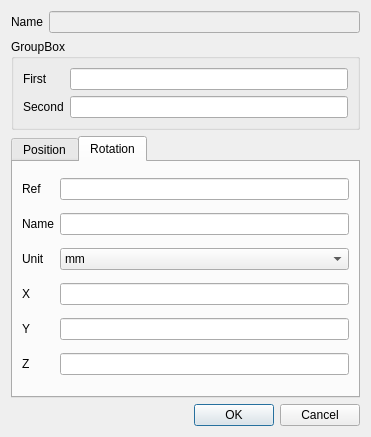
<?xml version="1.0" encoding="UTF-8"?>
<ui version="4.0">
 <class>DialogBoolean</class>
 <widget class="QDialog" name="DialogBoolean">
  <property name="geometry">
   <rect>
    <x>0</x>
    <y>0</y>
    <width>371</width>
    <height>437</height>
   </rect>
  </property>
  <property name="windowTitle">
   <string>Dialog</string>
  </property>
  <layout class="QGridLayout" name="gridLayout_2">
   <item row="0" column="0">
    <widget class="QLabel" name="label">
     <property name="text">
      <string>Name</string>
     </property>
    </widget>
   </item>
   <item row="0" column="1">
    <widget class="QLineEdit" name="Name">
     <property name="enabled">
      <bool>false</bool>
     </property>
    </widget>
   </item>
   <item row="1" column="0" colspan="2">
    <widget class="QGroupBox" name="groupBox">
     <property name="title">
      <string>GroupBox</string>
     </property>
     <layout class="QGridLayout" name="gridLayout">
      <item row="1" column="0">
       <widget class="QLabel" name="label_2">
        <property name="text">
         <string>First</string>
        </property>
       </widget>
      </item>
      <item row="2" column="1">
       <widget class="QLineEdit" name="Second"/>
      </item>
      <item row="1" column="1">
       <widget class="QLineEdit" name="First"/>
      </item>
      <item row="2" column="0">
       <widget class="QLabel" name="label_3">
        <property name="text">
         <string>Second</string>
        </property>
       </widget>
      </item>
     </layout>
    </widget>
   </item>
   <item row="3" column="1">
    <widget class="QDialogButtonBox" name="buttonBox">
     <property name="orientation">
      <enum>Qt::Horizontal</enum>
     </property>
     <property name="standardButtons">
      <set>QDialogButtonBox::Cancel|QDialogButtonBox::Ok</set>
     </property>
    </widget>
   </item>
   <item row="2" column="0" colspan="2">
    <widget class="QTabWidget" name="tabWidget">
     <property name="currentIndex">
      <number>1</number>
     </property>
     <widget class="QWidget" name="position">
      <attribute name="title">
       <string>Position</string>
      </attribute>
      <layout class="QGridLayout" name="gridLayout_3">
       <item row="0" column="0">
        <widget class="QLabel" name="label_4">
         <property name="text">
          <string>Ref</string>
         </property>
        </widget>
       </item>
       <item row="0" column="1">
        <widget class="QLineEdit" name="positionRef"/>
       </item>
       <item row="1" column="0">
        <widget class="QLabel" name="label_5">
         <property name="text">
          <string>Name</string>
         </property>
        </widget>
       </item>
       <item row="1" column="1">
        <widget class="QLineEdit" name="positionName"/>
       </item>
       <item row="2" column="0">
        <widget class="QLabel" name="label_6">
         <property name="text">
          <string>Unit</string>
         </property>
        </widget>
       </item>
       <item row="2" column="1">
        <widget class="QComboBox" name="positionUnit">
         <item>
          <property name="text">
           <string>mm</string>
          </property>
         </item>
         <item>
          <property name="text">
           <string>cm</string>
          </property>
         </item>
         <item>
          <property name="text">
           <string>dm</string>
          </property>
         </item>
         <item>
          <property name="text">
           <string>m</string>
          </property>
         </item>
        </widget>
       </item>
       <item row="3" column="0">
        <widget class="QLabel" name="label_7">
         <property name="text">
          <string>X</string>
         </property>
        </widget>
       </item>
       <item row="3" column="1">
        <widget class="QLineEdit" name="positionX"/>
       </item>
       <item row="4" column="0">
        <widget class="QLabel" name="label_8">
         <property name="text">
          <string>Y</string>
         </property>
        </widget>
       </item>
       <item row="4" column="1">
        <widget class="QLineEdit" name="positionY"/>
       </item>
       <item row="5" column="0">
        <widget class="QLabel" name="label_9">
         <property name="text">
          <string>Z</string>
         </property>
        </widget>
       </item>
       <item row="5" column="1">
        <widget class="QLineEdit" name="positionZ"/>
       </item>
      </layout>
     </widget>
     <widget class="QWidget" name="rotation">
      <attribute name="title">
       <string>Rotation</string>
      </attribute>
      <layout class="QGridLayout" name="gridLayout_5">
       <item row="0" column="0">
        <widget class="QLabel" name="label_21">
         <property name="text">
          <string>Ref</string>
         </property>
        </widget>
       </item>
       <item row="0" column="1">
        <widget class="QLineEdit" name="rotationRef"/>
       </item>
       <item row="1" column="0">
        <widget class="QLabel" name="label_18">
         <property name="text">
          <string>Name</string>
         </property>
        </widget>
       </item>
       <item row="1" column="1">
        <widget class="QLineEdit" name="rotationName"/>
       </item>
       <item row="2" column="0">
        <widget class="QLabel" name="label_19">
         <property name="text">
          <string>Unit</string>
         </property>
        </widget>
       </item>
       <item row="2" column="1">
        <widget class="QComboBox" name="rotationUnit">
         <item>
          <property name="text">
           <string>mm</string>
          </property>
         </item>
         <item>
          <property name="text">
           <string>cm</string>
          </property>
         </item>
         <item>
          <property name="text">
           <string>dm</string>
          </property>
         </item>
         <item>
          <property name="text">
           <string>m</string>
          </property>
         </item>
        </widget>
       </item>
       <item row="3" column="0">
        <widget class="QLabel" name="label_16">
         <property name="text">
          <string>X</string>
         </property>
        </widget>
       </item>
       <item row="3" column="1">
        <widget class="QLineEdit" name="rotationX"/>
       </item>
       <item row="4" column="0">
        <widget class="QLabel" name="label_17">
         <property name="text">
          <string>Y</string>
         </property>
        </widget>
       </item>
       <item row="4" column="1">
        <widget class="QLineEdit" name="rotationY"/>
       </item>
       <item row="5" column="0">
        <widget class="QLabel" name="label_20">
         <property name="text">
          <string>Z</string>
         </property>
        </widget>
       </item>
       <item row="5" column="1">
        <widget class="QLineEdit" name="rotationZ"/>
       </item>
      </layout>
     </widget>
    </widget>
   </item>
  </layout>
 </widget>
 <resources/>
 <connections>
  <connection>
   <sender>buttonBox</sender>
   <signal>accepted()</signal>
   <receiver>DialogBoolean</receiver>
   <slot>accept()</slot>
   <hints>
    <hint type="sourcelabel">
     <x>248</x>
     <y>254</y>
    </hint>
    <hint type="destinationlabel">
     <x>157</x>
     <y>274</y>
    </hint>
   </hints>
  </connection>
  <connection>
   <sender>buttonBox</sender>
   <signal>rejected()</signal>
   <receiver>DialogBoolean</receiver>
   <slot>reject()</slot>
   <hints>
    <hint type="sourcelabel">
     <x>316</x>
     <y>260</y>
    </hint>
    <hint type="destinationlabel">
     <x>286</x>
     <y>274</y>
    </hint>
   </hints>
  </connection>
 </connections>
</ui>
